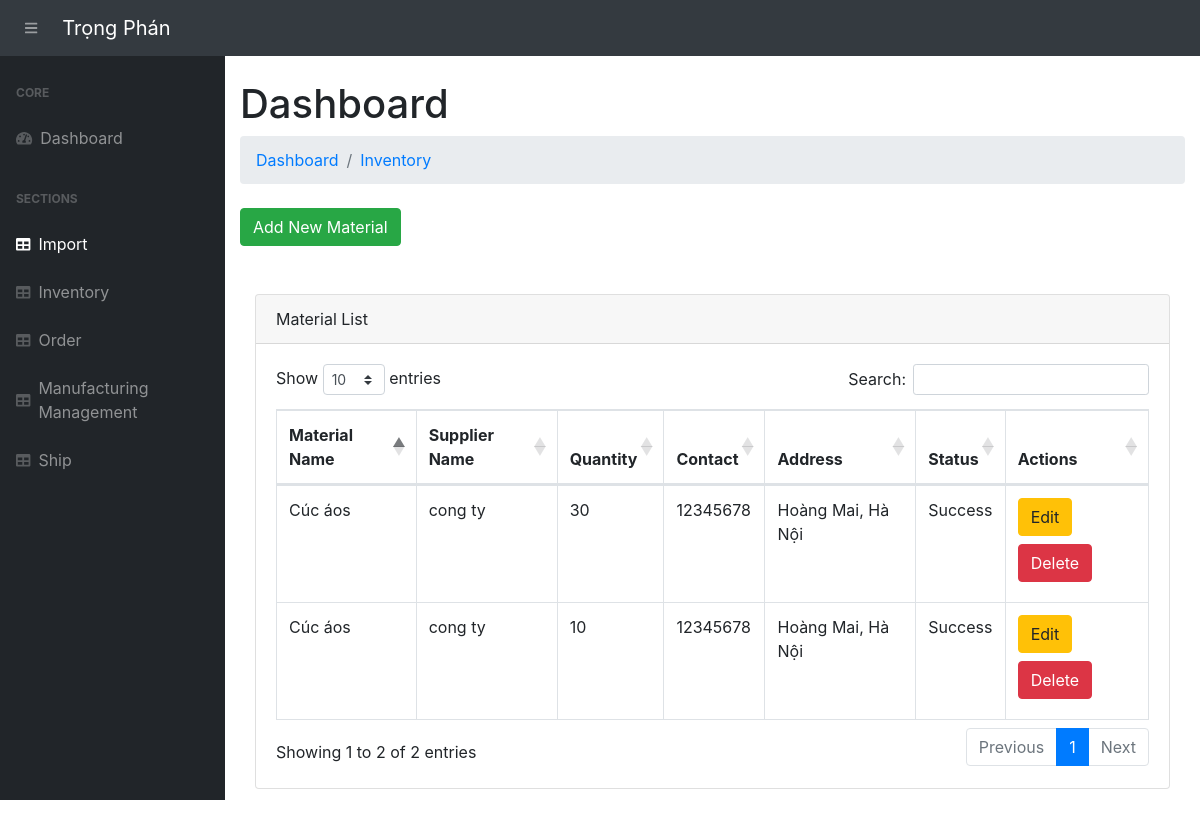
/import/, run on an earlier commit of the app's database.
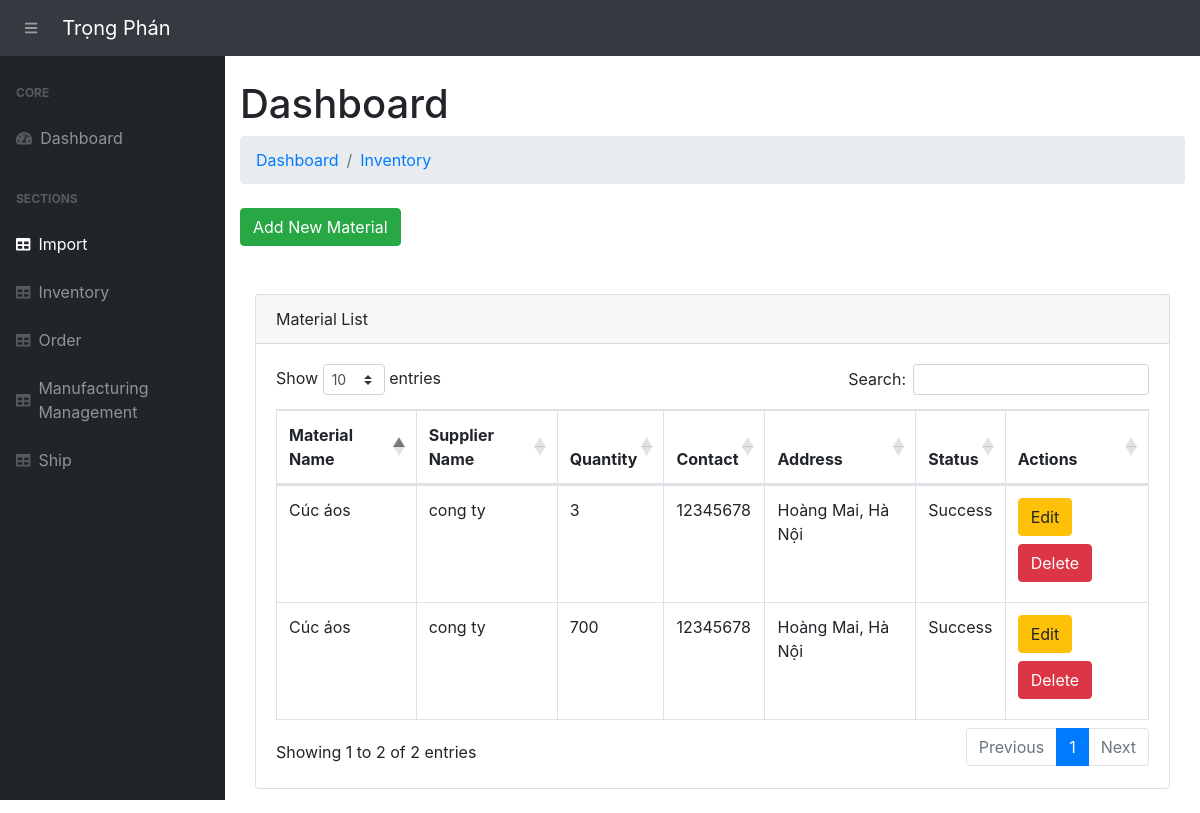
And on a later commit of the database.
### app.py (models this page shows, shortened)
class Import(db.Model):
    __tablename__ = 'imports'
    import_id = db.Column(db.Integer, primary_key=True, autoincrement=True)
    material_name = db.Column(db.String(255), nullable=False)
    material_description = db.Column(db.String(255))
    quantity_in_stock = db.Column(db.Integer, default=0)
    reorder_level = db.Column(db.Integer, default=10)
    sup_name = db.Column(db.String(255), nullable=False)
    sup_contact_info = db.Column(db.String(255), nullable=False)
    sup_address = db.Column(db.String(255), nullable=False)
    status = db.Column(db.String(50), default="Supplied")
    section_name = db.Column(db.String(255))  # Section name for classification
    category = db.Column(db.String(255))  # Category of the material

### app.py (the view, shortened to what this page needs)
@app.route('/import/', methods=["GET", "POST"])
def view_import():
    imports = Import.query.all()
    return render_template("import.html", imports=imports)

### templates/import.html (shortened to what this page needs)
{% extends 'base.html' %}
{% block content %}
<main>
    <div class="container-fluid">
        <h1 class="mt-4">Dashboard</h1>
        <ol class="breadcrumb mb-4">
            <li class="breadcrumb-item"><a href="/">Dashboard</a></li>
            <li class="breadcrumb-item"><a href="/inventory/">Inventory</a></li>
        </ol>
        <a href="/add-import" class="btn btn-success">Add New Material</a>
        <br><br><br>
        <div class="container-fluid">
            <div class="card mb-4">
                <div class="card-header">Material List</div>
                <div class="card-body">
                    <table class="table table-bordered" id="dataTable" width="100%" cellspacing="0" >
                        <thead>
                            <tr>
                                <th>Material Name</th>
                                <th>Supplier Name</th>
                                <th>Quantity </th>
                                <th>Contact</th>
                                <th>Address</th>
                                <th>Status</th>
                                <th>Actions</th>
                            </tr>
                        </thead>
                        <tbody>
                            {% for import_record in imports %}
                                <tr>
                                    <td>{{ import_record.material_name }}</td>
                                    <td>{{ import_record.sup_name }}</td>
                                    <td>{{ import_record.quantity_in_stock }}</td>
                                    <td>{{import_record.sup_contact_info}}</td>
                                    <td>{{import_record.sup_address}}</td>
                                    <td>{{import_record.status}}</td>
                                    <td>
                                        <a href="/update-import/{{ import_record.import_id }}" class="btn btn-warning mb-2">Edit</a>
                                        <form action="{{ url_for('delete_import', import_id=import_record.import_id) }}" method="POST" style="display:inline;">
                                            <button type="submit" class="btn btn-danger mb-2" onclick="return confirm('Are you sure you want to delete this import item?')">Delete</button>
                                        </form>
                                    </td>
                                </tr>
                            {% endfor %}
                        </tbody>
                    </table>
                </div>
            </div>
        </div>
    </div>
</main>
{% endblock %}

What changed in the data, as far as the page shows it:
changed Import (number 1 of 2 on the later page): quantity_in_stock "30" → "3"
changed Import (number 2 of 2 on the later page): quantity_in_stock "10" → "700"
